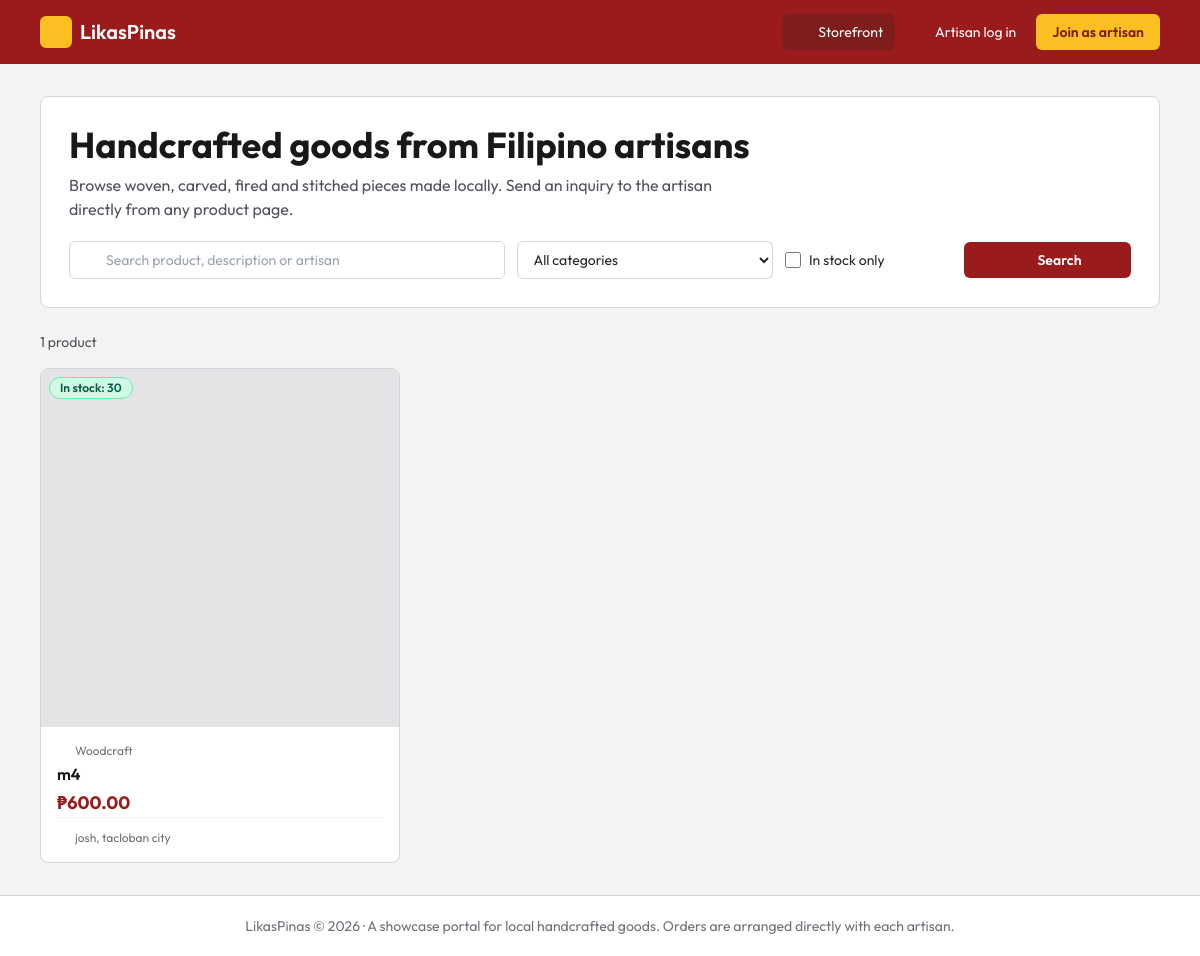
The page / on the database its author committed.
### tables this page shows
CREATE TABLE `products` (
  `id` int(11) NOT NULL,
  `user_id` int(11) NOT NULL,
  `name` varchar(120) NOT NULL,
  `category` varchar(50) NOT NULL,
  `description` text DEFAULT NULL,
  `price` decimal(10,2) NOT NULL,
  `stock` int(11) NOT NULL DEFAULT 0,
  `image` varchar(255) DEFAULT NULL,
  `created_at` timestamp NOT NULL DEFAULT current_timestamp()
);

CREATE TABLE `users` (
  `id` int(11) NOT NULL,
  `name` varchar(100) NOT NULL,
  `email` varchar(150) NOT NULL,
  `password` varchar(255) NOT NULL,
  `location` varchar(120) NOT NULL,
  `bio` varchar(300) DEFAULT NULL,
  `created_at` timestamp NOT NULL DEFAULT current_timestamp()
);

### index.php (the view, shortened to what this page needs)
<?php
require 'config.php';
$q = trim($_GET['q'] ?? '');
$cat = $_GET['category'] ?? '';
$onlyStock = isset($_GET['instock']);
$artisan = (int)($_GET['artisan'] ?? 0);
$page = max(1, (int)($_GET['page'] ?? 1));
$per = 12;
if (!in_array($cat, CATEGORIES, true)) $cat = '';
$where = [];
$params = [];
$w = $where ? ' WHERE ' . implode(' AND ', $where) : '';
$st = $pdo->prepare('SELECT COUNT(*) FROM products p JOIN users u ON u.id = p.user_id' . $w);
$st->execute($params);
$total = (int)$st->fetchColumn();
$offset = ($page - 1) * $per;
$st = $pdo->prepare('SELECT p.*, u.name AS artisan_name, u.location FROM products p JOIN users u ON u.id = p.user_id' . $w
    . ' ORDER BY p.created_at DESC, p.id DESC LIMIT ' . (int)$per . ' OFFSET ' . (int)$offset);
$st->execute($params);
$products = $st->fetchAll();
$filtered = $q !== '' || $cat !== '' || $onlyStock || $artisan > 0;
include 'includes/header.php';
$inputCls = 'w-full rounded-md border border-zinc-300 bg-white px-3 py-2 text-sm focus:outline-none focus:ring-2 focus:ring-red-700';
?>
<section class="bg-white border border-zinc-300 rounded-lg p-5 sm:p-7 mb-6">
  <h1 class="text-2xl sm:text-4xl font-bold text-zinc-900 leading-tight">Handcrafted goods from Filipino artisans</h1>
  <p class="text-zinc-600 mt-2 max-w-2xl">Browse woven, carved, fired and stitched pieces made locally. Send an inquiry to the artisan directly from any product page.</p>
  <form method="get" class="mt-5 grid gap-3 sm:grid-cols-2 lg:grid-cols-12 items-center" role="search">
    <div class="relative sm:col-span-2 lg:col-span-5">
      <span class="absolute left-3 top-1/2 -translate-y-1/2 text-zinc-400"><?= icon('search', 'w-4 h-4') ?></span>
      <input type="search" name="q" value="<?= e($q) ?>" placeholder="Search product, description or artisan" aria-label="Search" class="<?= $inputCls ?> pl-9">
    </div>
    <select name="category" aria-label="Category" class="<?= $inputCls ?> lg:col-span-3">
      <option value="">All categories</option>
    </select>
    <label class="flex items-center gap-2 text-sm lg:col-span-2"><input type="checkbox" name="instock" value="1" <?= $onlyStock ? 'checked' : '' ?> class="w-4 h-4 accent-red-800">In stock only</label>
    <button class="bg-red-800 hover:bg-red-900 text-white font-semibold rounded-md px-4 py-2 text-sm flex items-center justify-center gap-2 lg:col-span-2"><?= icon('search', 'w-4 h-4') ?>Search</button>
  </form>
</section>
<div class="flex flex-wrap items-center justify-between gap-2 mb-4">
  <p class="text-sm text-zinc-600">
    <?= $total ?> product<?= $total === 1 ? '' : 's' ?>
  </p>
</div>
<?php if (!$products): ?>
  <div class="bg-white border border-dashed border-zinc-300 rounded-lg p-10 text-center">
    <div class="mx-auto w-12 h-12 rounded-full bg-zinc-100 flex items-center justify-center text-zinc-500"><?= icon('package', 'w-6 h-6') ?></div>
    <h2 class="font-semibold text-lg mt-3"><?= $filtered ? 'No products match your search' : 'No products yet' ?></h2>
    <p class="text-zinc-600 text-sm mt-1"><?= $filtered ? 'Try different keywords or clear the filters.' : 'Artisans can join and list their first product.' ?></p>
    <?php if (!$filtered && !current_user_id()): ?><a href="register.php" class="inline-flex items-center gap-2 mt-4 bg-red-800 text-white rounded-md px-4 py-2 text-sm font-semibold hover:bg-red-900"><?= icon('user', 'w-4 h-4') ?>Join as artisan</a><?php endif; ?>
  </div>
<?php else: ?>
  <div class="grid gap-5 grid-cols-1 min-[480px]:grid-cols-2 lg:grid-cols-3 xl:grid-cols-4">
    <?php foreach ($products as $p): [$label, $cls] = stock_badge($p['stock']); ?>
      <a href="product.php?id=<?= (int)$p['id'] ?>" class="bg-white border border-zinc-300 rounded-lg overflow-hidden flex flex-col hover:border-red-800 focus:outline-none focus:ring-2 focus:ring-red-700">
        <div class="aspect-square bg-zinc-200 flex items-center justify-center text-zinc-400 relative">
          <?php if ($p['image']): ?>
            <img src="uploads/<?= e($p['image']) ?>" alt="<?= e($p['name']) ?>" class="w-full h-full object-cover" loading="lazy">
          <?php else: ?>
            <?= icon('image', 'w-12 h-12') ?>
          <?php endif; ?>
          <span class="absolute top-2 left-2 text-xs font-semibold border rounded-full px-2.5 py-0.5 <?= $cls ?>"><?= e($label) ?></span>
        </div>
        <div class="p-4 flex-1 flex flex-col">
          <p class="text-xs text-zinc-500 flex items-center gap-1"><?= icon('tag', 'w-3.5 h-3.5') ?><?= e($p['category']) ?></p>
          <h2 class="font-semibold text-zinc-900 leading-snug mt-1"><?= e($p['name']) ?></h2>
          <p class="text-lg font-bold text-red-800 mt-1"><?= money($p['price']) ?></p>
          <p class="mt-auto pt-3 text-xs text-zinc-500 flex items-center gap-1 border-t border-zinc-100">
            <?= icon('map-pin', 'w-3.5 h-3.5 shrink-0') ?><span class="truncate"><?= e($p['artisan_name']) ?>, <?= e($p['location']) ?></span>
          </p>
        </div>
      </a>
    <?php endforeach; ?>
  </div>
<?php endif; ?>
<?php include 'includes/footer.php'; ?>

### header.php (shortened to what this page needs)
<?php
$uid = current_user_id();
$uname = $_SESSION['user_name'] ?? '';
$active = basename($_SERVER['PHP_SELF']);
$links = [['index.php', 'Storefront', 'store']];
?>
<!DOCTYPE html>
<html lang="en">
<head>
<script src="https://cdn.tailwindcss.com"></script>
</head>
<body class="bg-zinc-100 text-zinc-800 font-sans min-h-screen flex flex-col">
<header class="bg-red-800 text-white sticky top-0 z-30">
  <div class="max-w-6xl mx-auto px-4 h-16 flex items-center justify-between">
    <a href="index.php" class="flex items-center gap-2 font-semibold text-xl">
      <span class="bg-amber-400 text-red-900 rounded-md p-1.5"><?= icon('store', 'w-5 h-5') ?></span>LikasPinas
    </a>
    <nav class="hidden md:flex items-center gap-1 text-sm" aria-label="Main">
      <?php foreach ($links as [$href, $label, $ic]): ?>
        <a href="<?= e($href) ?>" <?= $active === $href ? 'aria-current="page"' : '' ?> class="px-3 py-2 rounded-md flex items-center gap-2 <?= $active === $href ? 'bg-red-900' : 'hover:bg-red-700' ?>">
          <?= icon($ic, 'w-4 h-4') ?><?= e($label) ?>
        </a>
      <?php endforeach; ?>
      <?php if ($uid): ?>
        <span class="px-3 py-2 flex items-center gap-2 text-red-100"><?= icon('user', 'w-4 h-4') ?><?= e($uname) ?></span>
        <a href="logout.php" class="px-3 py-2 rounded-md hover:bg-red-700 flex items-center gap-2"><?= icon('log-out', 'w-4 h-4') ?>Log out</a>
      <?php else: ?>
        <a href="login.php" class="px-3 py-2 rounded-md hover:bg-red-700 flex items-center gap-2"><?= icon('log-in', 'w-4 h-4') ?>Artisan log in</a>
        <a href="register.php" class="ml-1 px-4 py-2 rounded-md bg-amber-400 text-red-900 font-semibold hover:bg-amber-300">Join as artisan</a>
      <?php endif; ?>
    </nav>
  </div>
</header>
<main class="flex-1 max-w-6xl w-full mx-auto px-4 py-6 sm:py-8">

### config.php (shortened to what this page needs)
<?php
function e($v) { return htmlspecialchars((string)$v, ENT_QUOTES, 'UTF-8'); }
function current_user_id() { return $_SESSION['user_id'] ?? null; }
function money($n) { return '&#8369;' . number_format((float)$n, 2); }
function stock_badge($stock) {
    $stock = (int)$stock;
    return ['In stock: ' . $stock, 'bg-emerald-100 text-emerald-800 border-emerald-300'];
}
function icon($name, $class = 'w-5 h-5') {
    return '<svg xmlns="http://www.w3.org/2000/svg" class="' . e($class) . '" viewBox="0 0 24 24" fill="none" stroke="currentColor" stroke-width="2" stroke-linecap="round" stroke-linejoin="round" aria-hidden="true">' . ($p[$name] ?? $p['package']) . '</svg>';
}

### footer.php (shortened to what this page needs)
</main>
<footer class="bg-white border-t border-zinc-300 text-center text-sm text-zinc-500 py-5 px-4">
  LikasPinas &copy; <?= date('Y') ?> &middot; A showcase portal for local handcrafted goods. Orders are arranged directly with each artisan.
</footer>
</body>
</html>

### rows shown on the page
products: label "In stock: 30", category "Woodcraft", name "m4", price "₱600.00", user.name "josh", user.location "tacloban city"

### other values the page prints
$label "Storefront"
$total "1"
